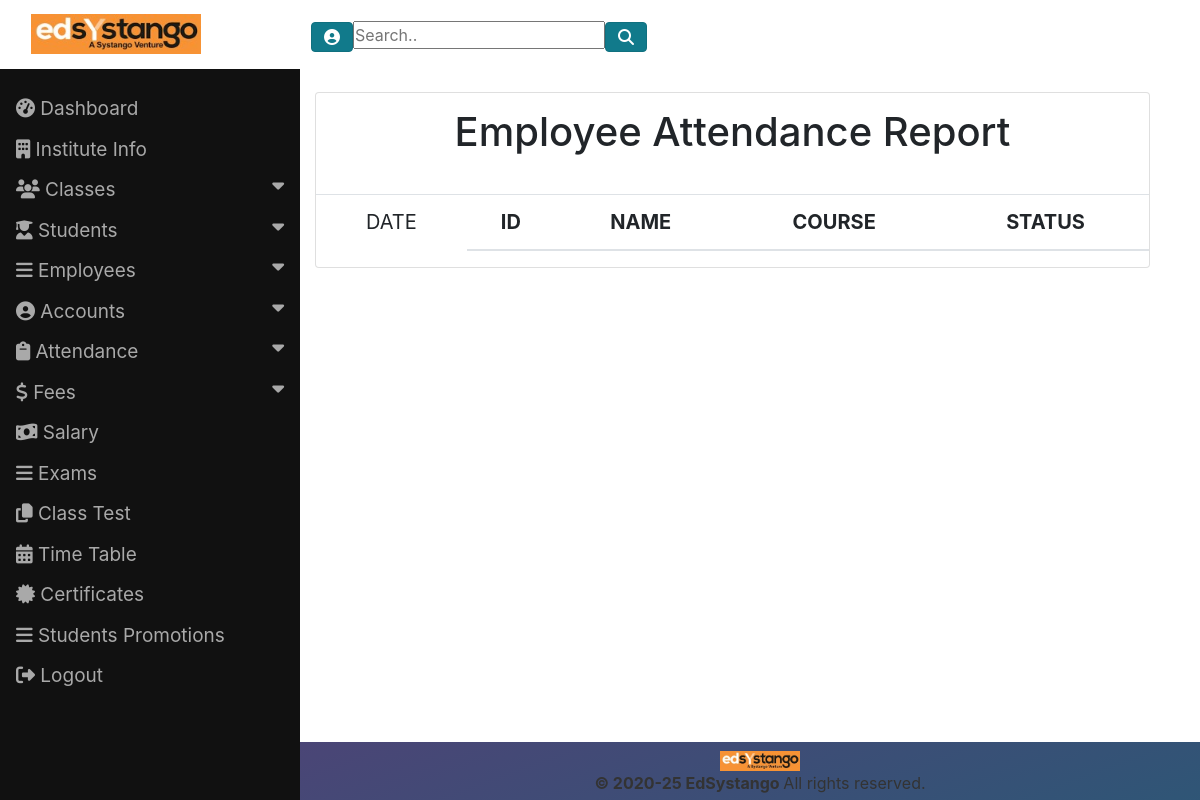
Before: /employeeattreport/ (signed in) with the older database file.
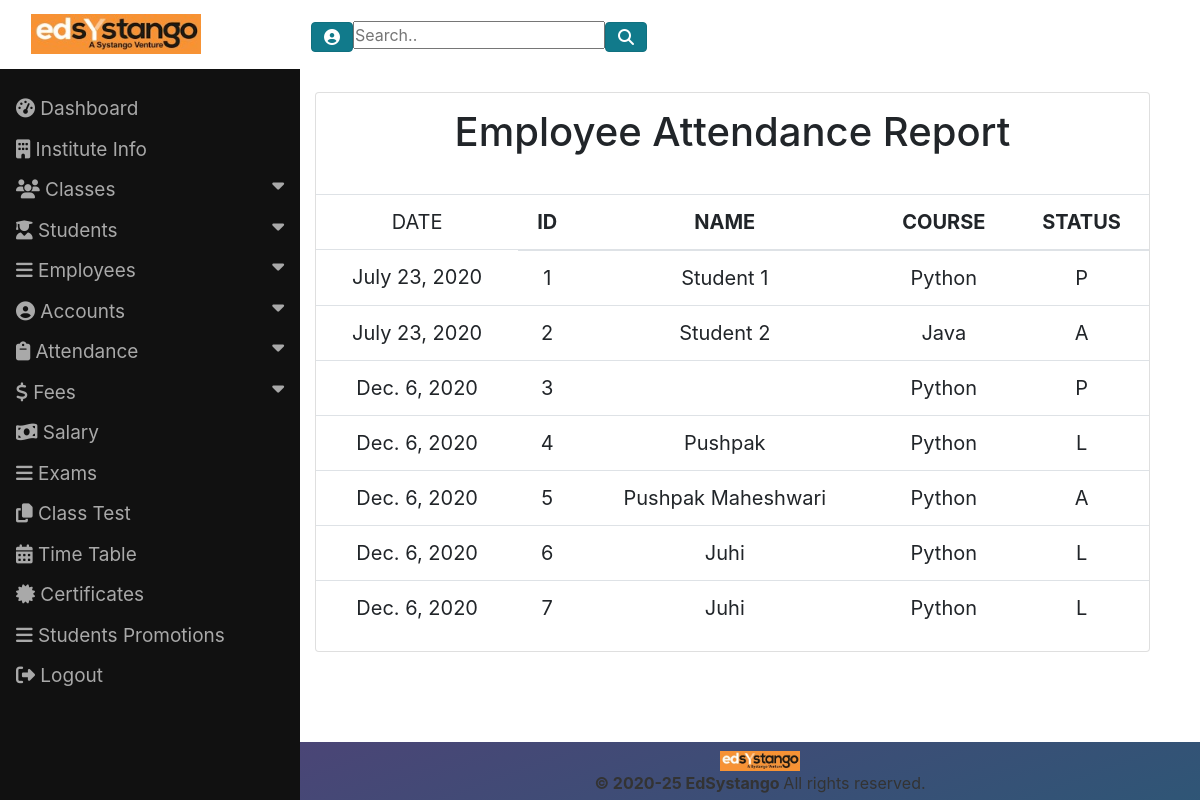
After: the same page with the newer database file.
### EDApp/models.py (models this page shows, shortened)
class Attendance(models.Model):
    date = models.DateField()
    Class = models.CharField(max_length=50)
    StudentName = models.CharField(max_length = 50)
    status = models.CharField(max_length=20)

### EDApp/views.py (the view)
# urls.py: path('employeeattreport/', views.EmployeeAttedanceReport.as_view(), name='employee_attendance_report'),
class EmployeeAttedanceReport(ListView):
    model = Attendance
    context_object_name = "employeereport"
    template_name = "EDApp/employeeattendancereport.html"

### templates/EDApp/employeeattendancereport.html (shortened to what this page needs)
{% extends 'EDApp/commonpage.html' %}
{% block parentblock %}
{% load static %}
{% load crispy_forms_tags %}
<br>
<div class="row">
  <div class="col-md-6 col-xl-12">
      <div class="card" style="text-align:center">
        <div class="content" style="text-align:center;margin-top:15px;">
          <h1 align=center>Employee Attendance Report</h1> <br>
<table class="table table-hover">
    <thead>
      <tr>
      <td>DATE</td>  <th>ID</th>   <th>NAME</th>   <th>COURSE</th>   <th>STATUS</th>
      </tr>
    </thead>
{% if employeereport %}
  {% for data in employeereport %}
  <tr>
  <td>{{data.date}}</td> <td>{{data.id}}</td> <td> {{data.StudentName}} </td> <td>{{data.Class}}</td> <td>{{data.status}}</td>
</tr>
  {% endfor %}
{% endif %}
</table>
</div>
</div>
</div>
</div>
{% endblock %}

Changed rows visible on the page:
added Attendance: date "July 23, 2020", id "1", StudentName "Student 1", Class "Python", status "P"
added Attendance: date "July 23, 2020", id "2", StudentName "Student 2", Class "Java", status "A"
added Attendance: date "Dec. 6, 2020", id "3", Class "Python", status "P"
added Attendance: date "Dec. 6, 2020", id "4", StudentName "Pushpak", Class "Python", status "L"
added Attendance: date "Dec. 6, 2020", id "5", StudentName "Pushpak Maheshwari", Class "Python", status "A"
added Attendance: date "Dec. 6, 2020", id "6", StudentName "Juhi", Class "Python", status "L"
added Attendance: date "Dec. 6, 2020", id "7", StudentName "Juhi", Class "Python", status "L"
